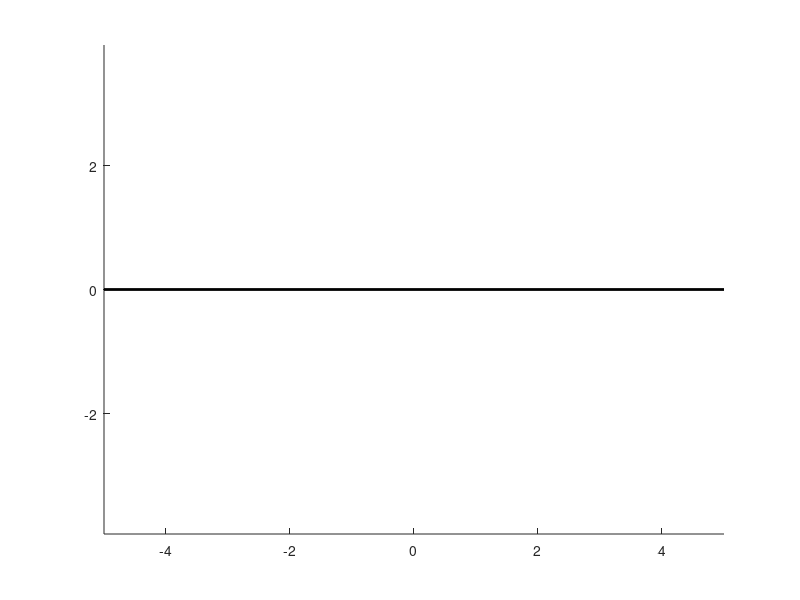

Here is the MATLAB script that generated this plot: (Note: this script raises an error after producing the figure.)
clc; clear; close all;

%% System Parameters
m = 5;      % Mass of hopper (kg)
k = 1000;   % Spring constant (N/m)
c = 0;      % Damping coefficient (N.s/m)
g = 9.81;   % Gravity (m/s^2)
l0 = 1.0;   % Natural leg length (m)

Ts = 0.01;   % Sampling time
N = 10;      % Prediction horizon

%% Define State Space Model
% State: [x, x_dot, y, y_dot, l, l_dot, theta, theta_dot]
A = [  0  1  0  0  0  0  0  0;
        0  0  0  0  0 -k/m 0  0;
        0  0  0  1  0  0  0  0;
        0  0  0  0  0 -k/m 0  0;
        0  0  0  0  0  1  0  0;
        0  0  0  0 -k/m -c/m 0  0;
        0  0  0  0  0  0  0  1;
        0  0  0  0  0  0  0  0];
B = [0 0;
     1/m 0;
     0 0;
     0 1/m;
     0 0;
     0 0;
     0 0;
     0 0];

%% MPC Weights and Constraints
Q = diag([10 10 10 10 10 10 10 10]);
R = diag([0.1 0.1]);
umin = [-pi/4; 0];
umax = [pi/4; 200];

%% Simulation Setup
Tsim = 5; % Total simulation time (seconds)
time = 0:Ts:Tsim;
x = zeros(8, length(time)); % State trajectory
x(:,1) = [0; 0; 1; 0; 1; 0; 0; 0]; % Initial conditions
u = zeros(2, length(time));

% Desired outputs
xd_ref = 2; % Desired forward speed (m/s)
y_ref = 1.2; % Desired hopping height (m)

%% MPC Optimization Loop
for k = 1:length(time)-1
    % Define reference trajectory
    ref = [0; xd_ref; y_ref; 0; l0; 0; 0; 0];
    
    % Solve quadratic program for optimal control
    H = 2 * (R + B' * Q * B);
    f = 2 * (x(:,k)' * A' * Q * B - ref' * Q * B);
    u = quadprog(H, f, [], [], [], [], umin, umax);
    
    % Apply control and integrate dynamics
    x(:,k+1) = A*x(:,k) + B*u;
    
    % Store control inputs
    u(:,k) = u;
end

%% Animation Setup
figure;
for k = 1:10:length(time)
    clf;
    hold on; axis equal;
    x_hop = x(1,k);
    y_hop = x(3,k);
    l_hop = x(5,k);
    theta_hop = x(7,k);
    
    % Draw ground
    plot([-5 5], [0 0], 'k', 'LineWidth', 2);
    
    % Draw leg
    leg_x = [x_hop x_hop - l_hop * sin(theta_hop)];
    leg_y = [y_hop y_hop - l_hop * cos(theta_hop)];
    plot(leg_x, leg_y, 'b', 'LineWidth', 2);
    
    % Draw body
    viscircles([x_hop, y_hop], 0.1, 'Color', 'r');
    
    pause(0.01);
end

%% Plot Results
figure;
subplot(3,1,1);
plot(time, x(2,:)); hold on;
yline(xd_ref, 'r--');
title('Forward Speed Regulation'); xlabel('Time (s)'); ylabel('x-dot (m/s)');

subplot(3,1,2);
plot(time, x(3,:)); hold on;
yline(y_ref, 'r--');
title('Hopping Height Regulation'); xlabel('Time (s)'); ylabel('y (m)');

subplot(3,1,3);
plot(time(1:end-1), u(1,:)); hold on;
plot(time(1:end-1), u(2,:));
title('Control Inputs'); xlabel('Time (s)'); ylabel('Inputs'); legend('Theta','Thrust');
